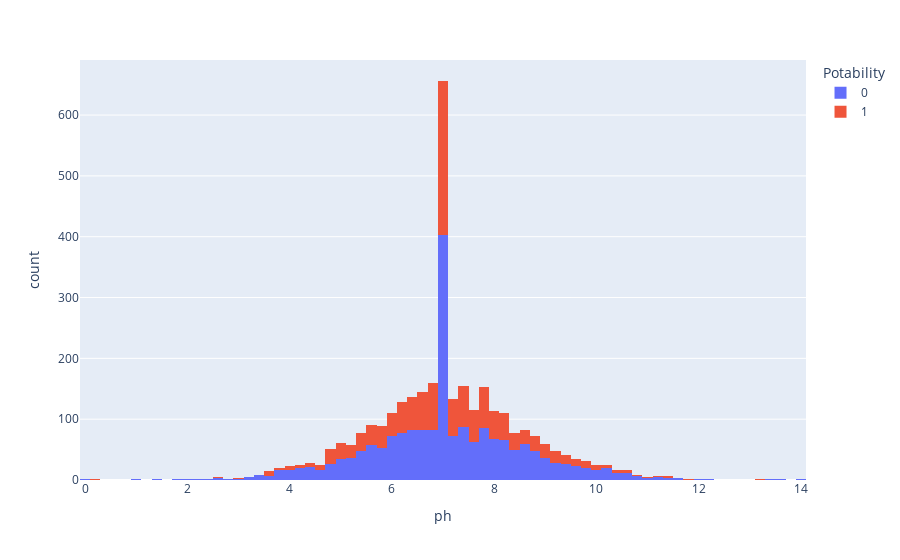

Notebook code cell kept with this figure:
### Code cell
px.histogram(data, x="ph", color= "Potability", title= "Factors Affecting Water Quality: PH")

### Figure 1 — Plotly figure (JSON) as saved in the notebook; plotly's stock layout.template omitted (floating-point values rounded to 4 significant figures; data arrays with more than 128 entries replaced by an {"elided": "..."} marker saying what was removed)
{"data": [{"alignmentgroup": "True", "bingroup": "x", "hovertemplate": "Potability=0<br>ph=%{x}<br>count=%{y}<extra></extra>", "legendgroup": "0", "marker": {"color": "#636efa", "pattern": {"shape": ""}}, "name": "0", "offsetgroup": "0", "orientation": "v", "showlegend": true, "type": "histogram", "x": {"elided": "1998 float values"}, "xaxis": "x", "yaxis": "y"}, {"alignmentgroup": "True", "bingroup": "x", "hovertemplate": "Potability=1<br>ph=%{x}<br>count=%{y}<extra></extra>", "legendgroup": "1", "marker": {"color": "#EF553B", "pattern": {"shape": ""}}, "name": "1", "offsetgroup": "1", "orientation": "v", "showlegend": true, "type": "histogram", "x": {"elided": "1278 float values"}, "xaxis": "x", "yaxis": "y"}], "layout": {"barmode": "relative", "legend": {"title": {"text": "Potability"}, "tracegroupgap": 0}, "margin": {"t": 60}, "xaxis": {"anchor": "y", "domain": [0, 1], "title": {"text": "ph"}}, "yaxis": {"anchor": "x", "domain": [0, 1], "title": {"text": "count"}}}}
